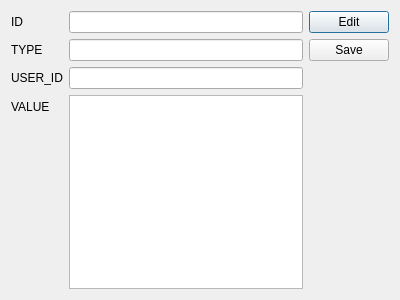
<?xml version="1.0" encoding="UTF-8"?>
<ui version="4.0">
 <class>value_view</class>
 <widget class="QDialog" name="value_view">
  <property name="geometry">
   <rect>
    <x>0</x>
    <y>0</y>
    <width>400</width>
    <height>300</height>
   </rect>
  </property>
  <property name="windowTitle">
   <string>Dialog</string>
  </property>
  <layout class="QHBoxLayout" name="horizontalLayout">
   <item>
    <layout class="QFormLayout" name="formLayout">
     <item row="0" column="0">
      <widget class="QLabel" name="label">
       <property name="text">
        <string>ID</string>
       </property>
      </widget>
     </item>
     <item row="1" column="0">
      <widget class="QLabel" name="label_2">
       <property name="text">
        <string>TYPE</string>
       </property>
      </widget>
     </item>
     <item row="2" column="0">
      <widget class="QLabel" name="label_3">
       <property name="text">
        <string>USER_ID</string>
       </property>
      </widget>
     </item>
     <item row="3" column="0">
      <widget class="QLabel" name="label_4">
       <property name="text">
        <string>VALUE</string>
       </property>
      </widget>
     </item>
     <item row="0" column="1">
      <widget class="QLineEdit" name="lineEdit"/>
     </item>
     <item row="1" column="1">
      <widget class="QLineEdit" name="lineEdit_2"/>
     </item>
     <item row="2" column="1">
      <widget class="QLineEdit" name="lineEdit_3"/>
     </item>
     <item row="3" column="1">
      <widget class="QTextEdit" name="textEdit"/>
     </item>
    </layout>
   </item>
   <item>
    <layout class="QVBoxLayout" name="verticalLayout">
     <item>
      <widget class="QPushButton" name="pushButton">
       <property name="text">
        <string>Edit</string>
       </property>
      </widget>
     </item>
     <item>
      <widget class="QPushButton" name="pushButton_2">
       <property name="text">
        <string>Save</string>
       </property>
      </widget>
     </item>
     <item>
      <spacer name="verticalSpacer">
       <property name="orientation">
        <enum>Qt::Vertical</enum>
       </property>
       <property name="sizeHint" stdset="0">
        <size>
         <width>20</width>
         <height>40</height>
        </size>
       </property>
      </spacer>
     </item>
    </layout>
   </item>
  </layout>
 </widget>
 <resources/>
 <connections/>
</ui>
